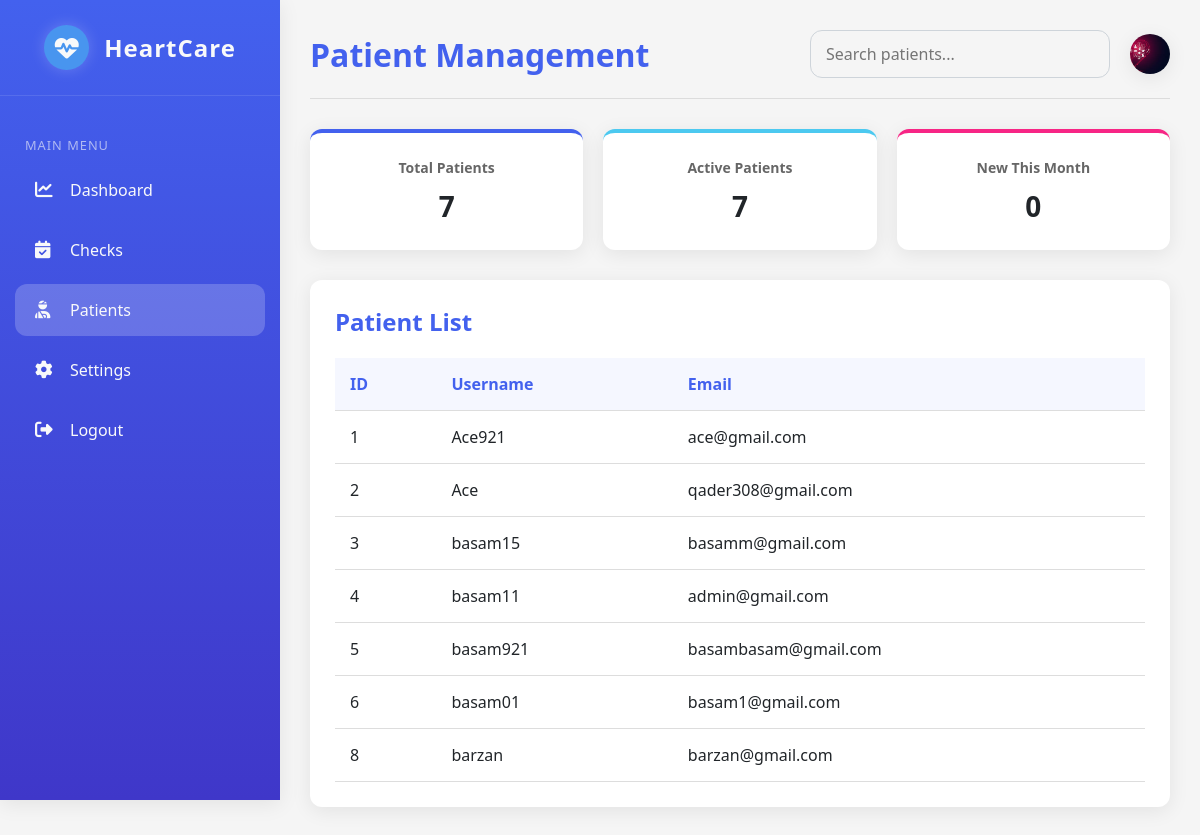
Page /doctor_patients.php (signed in) on the committed database.
### tables this page shows
CREATE TABLE `users` (
  `id` int(10) UNSIGNED NOT NULL,
  `first_name` varchar(100) NOT NULL,
  `last_name` varchar(100) NOT NULL,
  `email` varchar(255) NOT NULL,
  `username` varchar(50) NOT NULL,
  `password_hash` varchar(255) NOT NULL,
  `created_at` timestamp NOT NULL DEFAULT current_timestamp(),
  `user_profile` blob DEFAULT NULL
);

### doctor_patients.php (the view, shortened to what this page needs)
<?php
$host = "localhost";
$dbname = "heartcare_connect";
$username = "root";
$password = "";
try {
    $pdo = new PDO("mysql:host=$host;dbname=$dbname", $username, $password);
    $pdo->setAttribute(PDO::ATTR_ERRMODE, PDO::ERRMODE_EXCEPTION);
} catch(PDOException $e) {
    die("ERROR: Could not connect. " . $e->getMessage());
}
try {
    $sql = "SELECT id, username, email FROM users";
    $stmt = $pdo->prepare($sql);
    $stmt->execute();
    $users = $stmt->fetchAll(PDO::FETCH_ASSOC);
} catch(PDOException $e) {
    die("ERROR: Could not execute query. " . $e->getMessage());
}
$user = [
    'doctor_id' => $_SESSION['doctor_id'],
    'username' => $_SESSION['username'],
    'profile_picture' => $_SESSION['profile_picture'] ?? 'default-avatar.png',
    'theme' => $_SESSION['theme'] ?? 'light'
];
?>
<!DOCTYPE html>
<html lang="en">
<head>
    <link rel="stylesheet" href="https://cdnjs.cloudflare.com/ajax/libs/font-awesome/6.4.0/css/all.min.css">
</head>
<body class="<?= $user['theme']; ?>">
    <div class="sidebar">
        <div class="brand-container">
            <div class="brand-logo">
                <i class="fas fa-heartbeat"></i>
            </div>
            <div class="brand-name">HeartCare</div>
        </div>
        <div class="menu-container">
            <div class="menu-label">Main Menu</div>
            <ul>
                <li><a href="doctor_dashboard.php"><i class="fas fa-chart-line"></i> <span>Dashboard</span></a></li>
                <li><a href="doctor_checks.php"><i class="fas fa-calendar-check"></i> <span>Checks</span></a></li>
                <li class="active"><a href="doctor_patients.php"><i class="fas fa-user-injured"></i> <span>Patients</span></a></li>
                <li><a href="doctor_setting.php"><i class="fas fa-cog"></i> <span>Settings</span></a></li>
                <li><a href="logout.php"><i class="fas fa-sign-out-alt"></i> <span>Logout</span></a></li>
            </ul>
        </div>
    </div>
    <div class="main">
        <div class="header">
            <h1>Patient Management</h1>
            <div class="header-actions">
                <input type="text" id="searchInput" class="search-bar" placeholder="Search patients...">
                <div class="profile-pic">
                    <img src="<?php echo htmlspecialchars($user['profile_picture']); ?>" alt="Profile">
                </div>
            </div>
        </div>
        <div class="stats">
            <div class="stat-card blue">
                <h3>Total Patients</h3>
                <p><?php echo count($users); ?></p>
            </div>
            <div class="stat-card green">
                <h3>Active Patients</h3>
                <p><?php echo count($users); ?></p>
            </div>
            <div class="stat-card red">
                <h3>New This Month</h3>
                <p>0</p>
            </div>
        </div>
        <div class="patient-card">
            <h2>Patient List</h2>
            <?php if (count($users) > 0): ?>
                <table>
                    <thead>
                        <tr>
                            <th>ID</th>
                            <th>Username</th>
                            <th>Email</th>
                        </tr>
                    </thead>
                    <tbody id="patientTableBody">
                        <?php foreach ($users as $user): ?>
                            <tr>
                                <td><?php echo htmlspecialchars($user['id']); ?></td>
                                <td><?php echo htmlspecialchars($user['username']); ?></td>
                                <td><?php echo htmlspecialchars($user['email']); ?></td>
                            </tr>
                        <?php endforeach; ?>
                    </tbody>
                </table>
            <?php endif; ?>
        </div>
    </div>
</body>
</html>

### doctor_patients.php (style rules this page uses)
:root { --primary-color: #4361ee; --secondary-color: #3f37c9; --accent-color: #4895ef; --success-color: #4cc9f0; --warning-color: #f72585; --text-light: #f8f9fa; --text-dark: #212529; --bg-light: #f5f5f5; --bg-dark: #121212; --card-light: #ffffff; --card-dark: #1e1e1e; --sidebar-light: #ffffff; --sidebar-dark: #121212; --border-radius: 12px; --transition: all 0.3s cubic-bezier(0.25, 0.8, 0.25, 1); --shadow-light: 0 4px 20px rgba(0, 0, 0, 0.08); --shadow-dark: 0 4px 20px rgba(0, 0, 0, 0.25); }
* { box-sizing: border-box; margin: 0; padding: 0; font-family: 'Segoe UI', Tahoma, Geneva, Verdana, sans-serif; }
body { background-color: var(--bg-light); color: var(--text-dark); transition: var(--transition); overflow-x: hidden; }
.sidebar { width: 280px; height: 100vh; background: linear-gradient(180deg, var(--primary-color), var(--secondary-color)); color: var(--text-light); position: fixed; top: 0; left: 0; display: flex; flex-direction: column; z-index: 100; transition: var(--transition); box-shadow: var(--shadow-light); overflow-y: auto; }
.brand-container { padding: 25px 20px; display: flex; align-items: center; justify-content: center; border-bottom: 1px solid rgba(255, 255, 255, 0.1); }
.brand-logo { width: 45px; height: 45px; background-color: var(--accent-color); border-radius: 50%; display: flex; align-items: center; justify-content: center; margin-right: 15px; box-shadow: 0 0 15px rgba(255, 255, 255, 0.2); }
.brand-logo i { font-size: 24px; color: var(--text-light); }
.brand-name { font-size: 1.5rem; font-weight: bold; letter-spacing: 1px; }
.menu-container { padding: 20px 15px; flex-grow: 1; }
.menu-label { text-transform: uppercase; font-size: 0.8rem; letter-spacing: 1px; margin: 20px 0 10px 10px; opacity: 0.6; }
.sidebar ul { list-style: none; }
.sidebar ul li { margin: 8px 0; border-radius: var(--border-radius); transition: var(--transition); }
.sidebar ul li.active { background-color: rgba(255, 255, 255, 0.2); }
.sidebar ul li a { text-decoration: none; color: var(--text-light); display: flex; align-items: center; padding: 15px 20px; border-radius: var(--border-radius); font-weight: 500; }
.sidebar ul li i { min-width: 25px; margin-right: 10px; font-size: 1.1rem; }
.main { margin-left: 280px; padding: 30px; transition: var(--transition); }
.header { display: flex; justify-content: space-between; align-items: center; margin-bottom: 30px; padding-bottom: 20px; border-bottom: 1px solid rgba(0, 0, 0, 0.1); }
.header h1 { font-size: 2rem; font-weight: 700; color: var(--primary-color); }
.header-actions { display: flex; align-items: center; }
.search-bar { width: 300px; padding: 12px 15px; border: 1px solid #ced4da; border-radius: var(--border-radius); font-size: 1rem; transition: var(--transition); background-color: var(--bg-light); color: var(--text-dark); }
.profile-pic { width: 40px; height: 40px; border-radius: 50%; overflow: hidden; box-shadow: var(--shadow-light); cursor: pointer; margin-left: 20px; }
.profile-pic img { width: 100%; height: 100%; object-fit: cover; }
.stats { display: grid; grid-template-columns: repeat(auto-fit, minmax(250px, 1fr)); gap: 20px; margin-bottom: 30px; }
.stat-card { background-color: var(--card-light); border-radius: var(--border-radius); padding: 25px; text-align: center; box-shadow: var(--shadow-light); transition: var(--transition); }
.stat-card.blue { border-top: 4px solid var(--primary-color); }
.stat-card.green { border-top: 4px solid var(--success-color); }
.stat-card.red { border-top: 4px solid var(--warning-color); }
.stat-card h3 { font-size: 14px; color: #666; margin-bottom: 10px; font-weight: 600; }
.stat-card p { font-size: 28px; font-weight: bold; color: var(--text-dark); }
.patient-card { background-color: var(--card-light); border-radius: var(--border-radius); padding: 25px; box-shadow: var(--shadow-light); transition: var(--transition); margin-bottom: 30px; }
.patient-card h2 { margin-bottom: 20px; color: var(--primary-color); font-weight: 600; }
table { width: 100%; border-collapse: collapse; }
th, td { padding: 15px; text-align: left; border-bottom: 1px solid #ddd; }
th { background-color: rgba(67, 97, 238, 0.05); font-weight: 600; color: var(--primary-color); }

### rows in the picture
users: id "1", username "Ace921", email "ace@gmail.com"
users: id "2", username "Ace", email "qader308@gmail.com"
users: id "3", username "basam15", email "basamm@gmail.com"
users: id "4", username "basam11", email "admin@gmail.com"
users: id "5", username "basam921", email "basambasam@gmail.com"
users: id "6", username "basam01", email "basam1@gmail.com"
users: id "8", username "barzan", email "barzan@gmail.com"

### other values in the picture
count($users) "7"
